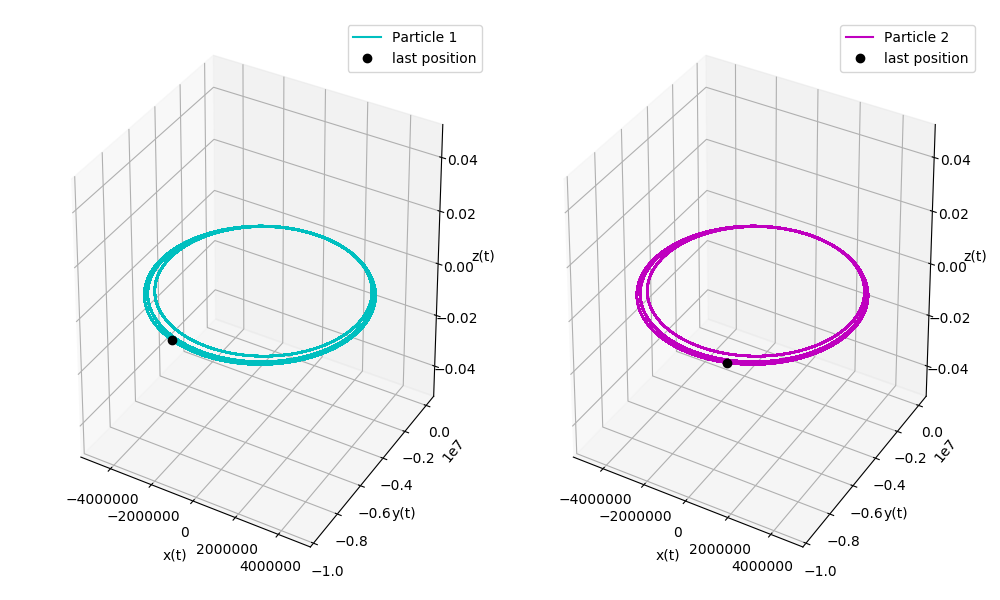

The Python source for this figure:
import numpy as np
import matplotlib.pyplot as plt
from scipy.integrate import odeint
from scipy.constants import epsilon_0
from mpl_toolkits.mplot3d import Axes3D

class Particles:
	'''Sistema formado por dos particulas cargadas bajo un campo magnetico
	constante en dirección z'''

	def __init__(self, pv0, m1, m2, q1, q2, B):
		self.pv0=pv0
		self.m1=m1; self.m2=m2
		self.q1=q1; self.q2=q2
		self.B=B

	def Graphics(self):
		self.solutions()

		fig = plt.figure(figsize=(10,6))
		ax1 = fig.add_subplot(121, projection='3d')
		ax2 = fig.add_subplot(122, projection='3d')

		ax1.plot(self.X1, self.Y1, self.Z1, 'c-', label='Particle 1')
		ax2.plot(self.X2, self.Y2, self.Z2, 'm-', label='Particle 2')

		ax1.plot([self.X1[-1]], [self.Y1[-1]], [self.Z1[-1]], 'ko', label='last position')
		ax2.plot([self.X2[-1]], [self.Y2[-1]], [self.Z2[-1]], 'ko', label='last position')

		ax1.set_xlabel("x(t)"); ax1.set_ylabel("y(t)"); ax1.set_zlabel("z(t)")
		ax2.set_xlabel("x(t)"); ax2.set_ylabel("y(t)"); ax2.set_zlabel("z(t)")

		#ax1.set_title("Particula 1"); ax2.set_title("Particula 2")

		ax1.legend(); ax2.legend()
		plt.tight_layout()

		plt.show()

	def solutions(self):
		dt = 0.01
		T = np.arange(0,10000,dt)

		y0 = self.pv0

		#---- numerical solution
		X1=[]; Y1=[]; Z1=[]; X2=[]; Y2=[]; Z2=[]

		for t in T:
		    y0 = self.rk4(self.f1,t,dt,y0,12)
		    X1.append(y0[0])
		    Y1.append(y0[1])
		    Z1.append(y0[2])
		    X2.append(y0[3])
		    Y2.append(y0[4])
		    Z2.append(y0[5])

		self.X1=np.array(X1); self.Y1=np.array(Y1); self.Z1=np.array(Z1)
		self.X2=np.array(X2); self.Y2=np.array(Y2); self.Z2=np.array(Z2)


	def f1(self, t,y):  #Ecuaciones que rigen el movimiento del sistema
	    rhs = [0]*12
	    c=4*np.pi*epsilon_0
	    
	    #y[0] = x1; y[1] = y1; y[2] = z1; y[3] = x2; y[4] = y2; y[5] = z2
	    #y[6] = vx1; y[7] = vy1; y[8] = vz1; y[9] = vx2; y[10] = vy2; y[11] = vz2

	    rr = ((y[0]-y[3])**2 + (y[1]-y[4])**2 + (y[2]-y[5])**2 )**(3/2)

	    #Position's equation for both particles
	    rhs[0] = y[6]; rhs[1] = y[7]; rhs[2] = y[8]
	    rhs[3] = y[9]; rhs[4] = y[10]; rhs[5] = y[11]

	    #velocity equations - Particle 1
	    rhs[6] = self.q1*self.q2*(y[0]-y[3])/(self.m1*c*rr) + self.q1*y[7]*self.B/self.m1
	    rhs[7] = self.q1*self.q2*(y[1]-y[4])/(self.m1*c*rr) - self.q1*y[6]*self.B/self.m1
	    rhs[8] = self.q1*self.q2*(y[2]-y[5])/(self.m1*c*rr)

	    #velocity equations - Particle 2
	    rhs[9] = self.q2*self.q1*(y[3]-y[0])/(self.m2*c*rr) + self.q2*y[10]*self.B/self.m2
	    rhs[10] = self.q2*self.q1*(y[4]-y[1])/(self.m2*c*rr) - self.q2*y[9]*self.B/self.m2
	    rhs[11] = self.q2*self.q1*(y[5]-y[2])/(self.m2*c*rr)

	    return rhs


	def rk4(self, f,t,h,y,n):  #Método de Runge_Kuta para la solución
	    k1 = [0.]*(n)
	    k2 = [0.]*(n)
	    k3 = [0.]*(n)
	    k4 = [0.]*(n)
	    
	    ymudo = [0]*(n)
	    fR = f(t,y)
	    
	    for i in range(0,n):
	        k1[i] = h*fR[i]

	    for i in range(0,n):
	        ymudo[i] = y[i] + k1[i]*0.5
	        
	    fR = f(t+h*0.5, ymudo)

	    for i in range(0,n):
	        k2[i] = h*fR[i]
	        ymudo[i] = y[i] + k2[i]*0.5
	        
	    fR = f(t+h*0.5,ymudo)
	    
	    for i in range(0,n):
	        k3[i] = h*fR[i]
	        ymudo[i] = y[i] + k3[i]
	        
	    fR = f(t+h, ymudo)    
	    for i in range(0,n):
	        k4[i] = h*fR[i]
	               
	    for i in range(0,n):
	        y[i] = y[i] + (k1[i] + 2*(k2[i] + k3[i]) + k4[i])/6.
	        
	    return y

##----------------- Usando la Clase --------------------------

m1 = 10; m2 = 10
q1 = 1; q2 = -1
B = 10

yy0=[0,0,0,1,0,0,0,0,0,0,0,0]

SISTEM = Particles(yy0, m1, m2, q1, q2, B)

SISTEM.Graphics()
